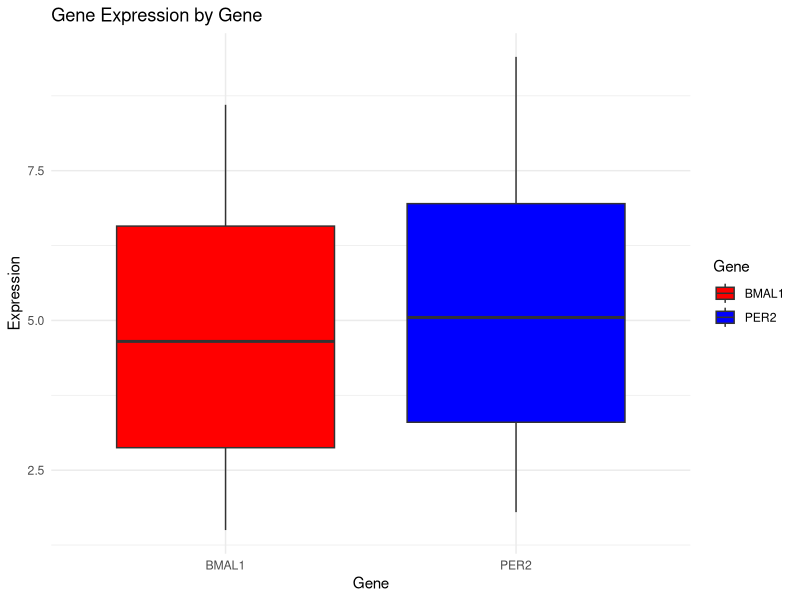
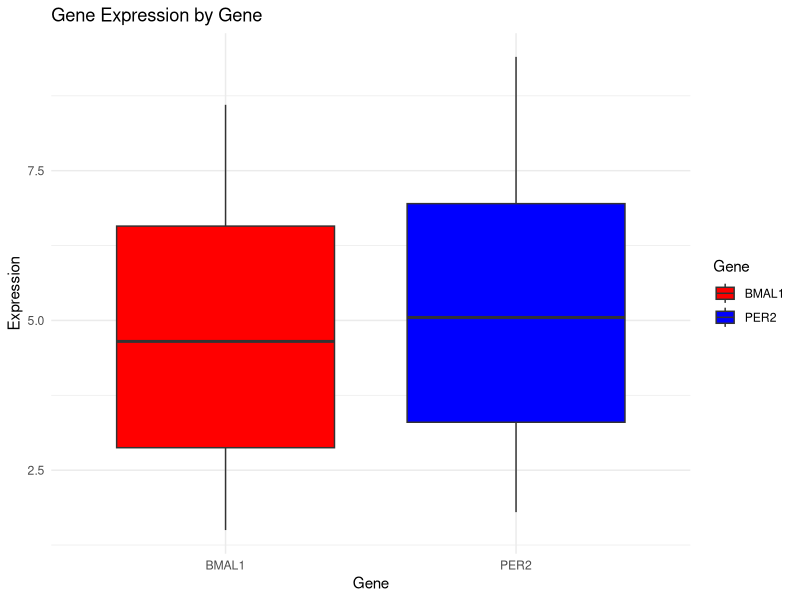
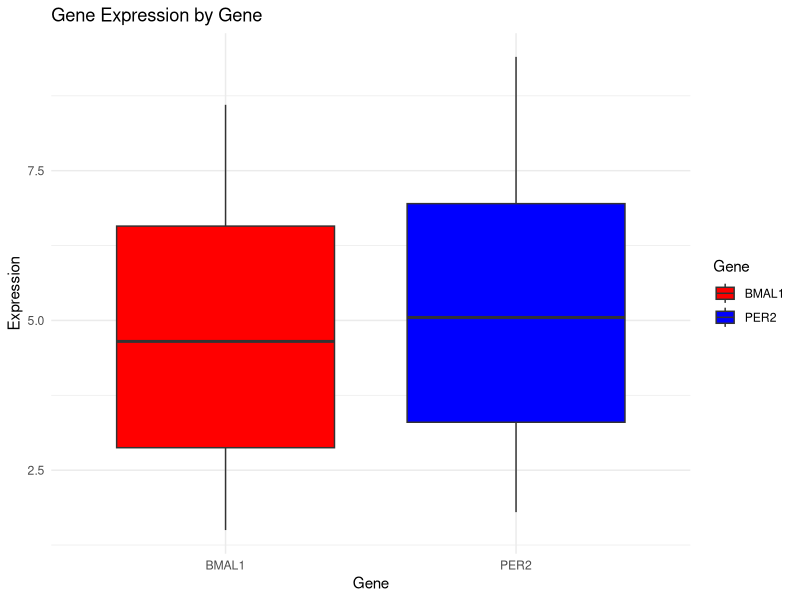
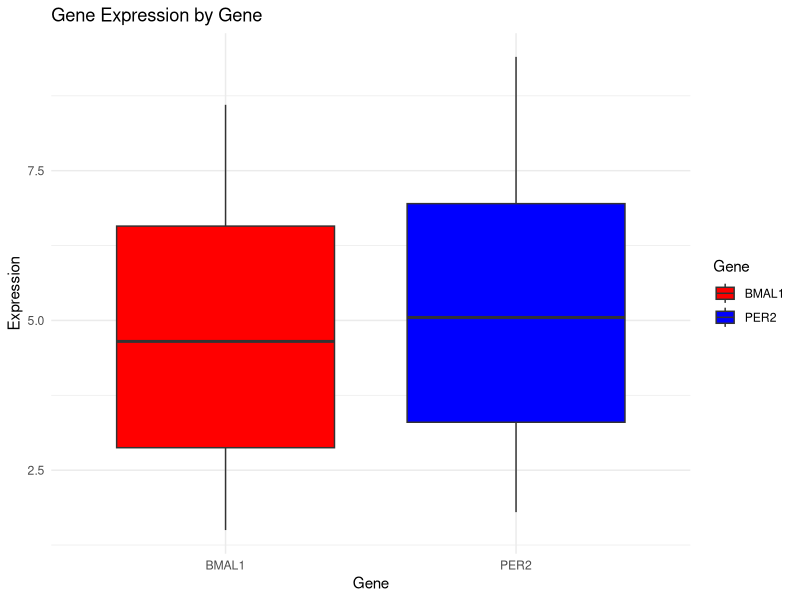

Here is the R script that generated these plots, in order:
# Question 7: Create a box plot

# Creating the data frame
Sample <- paste0("S", 1:12)
Gene <- c(rep("PER2", 6), rep("BMAL1", 6))
ZT <- rep(c(0, 4, 8, 12, 16, 20), 2)
Expression <- c(1.8, 3.2, 6.5, 9.4, 7.1, 3.6,
                8.6, 5.9, 2.7, 1.5, 3.4, 6.8)
circ_df <- data.frame(Sample, Gene, ZT, Expression)

library(ggplot2)

# Creating the box plot
expression_boxplot <- ggplot(circ_df,
                             aes(x = Gene, y = Expression,
                                 fill = Gene)) +
  geom_boxplot() +
  scale_fill_manual(values = c("PER2" = "blue",
                               "BMAL1" = "red")) +
  labs(title = "Gene Expression by Gene",
       x = "Gene",
       y = "Expression") +
  theme_minimal()

# Displaying the box plot
print(expression_boxplot)

# Saving the plot
ggsave("expression_boxplot.png", plot = expression_boxplot)# Question 7: Create a box plot

# Creating the data frame
Sample <- paste0("S", 1:12)
Gene <- c(rep("PER2", 6), rep("BMAL1", 6))
ZT <- rep(c(0, 4, 8, 12, 16, 20), 2)
Expression <- c(1.8, 3.2, 6.5, 9.4, 7.1, 3.6,
                8.6, 5.9, 2.7, 1.5, 3.4, 6.8)
circ_df <- data.frame(Sample, Gene, ZT, Expression)

library(ggplot2)

# Creating the box plot
expression_boxplot <- ggplot(circ_df,
                             aes(x = Gene, y = Expression,
                                 fill = Gene)) +
  geom_boxplot() +
  scale_fill_manual(values = c("PER2" = "blue",
                               "BMAL1" = "red")) +
  labs(title = "Gene Expression by Gene",
       x = "Gene",
       y = "Expression") +
  theme_minimal()

# Displaying the box plot
print(expression_boxplot)

# Saving the plot
ggsave("expression_boxplot.png", plot = expression_boxplot)
